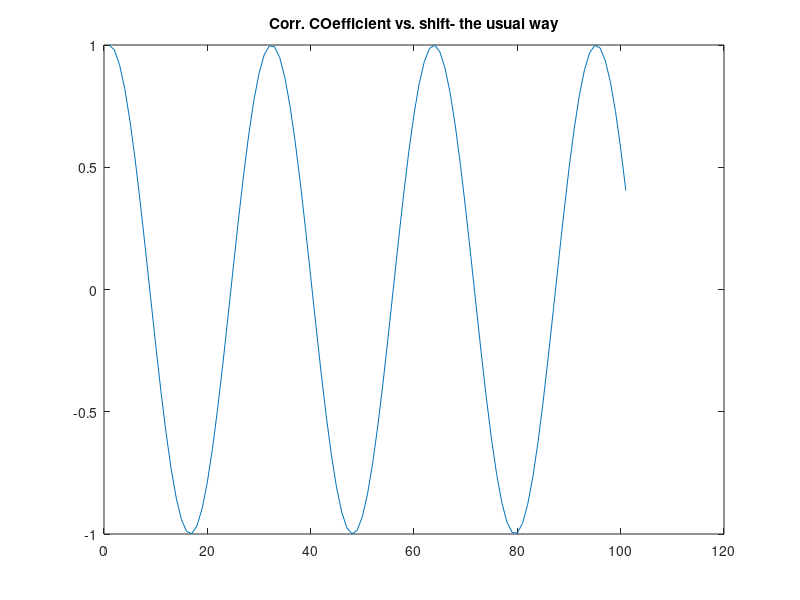

The MATLAB script that drew this image:
t = linspace(0,8*pi);
f =  0.1.*sin(t);
plot(t,f),title('the function')
pause

ac = xcorr(f,'unbiased')';
ac = ac(size(ac)/2 : size(ac))

plot(ac),title('Autocorrelation')
pause

A = mean(f)

sn = sqrt(var(f));
se = 0;

rho = (ac - A^2) ./ (sn*sqrt(sn^2 + se^2));

plot(rho),title('Corr. COefficient vs. shift')
pause

for i=0:100
f1 = sin(t-0.2*i);
c = corrcoef(f,f1);
a(i+1)=c(2,1);
end

plot(a),title('Corr. COefficient vs. shift- the usual way')